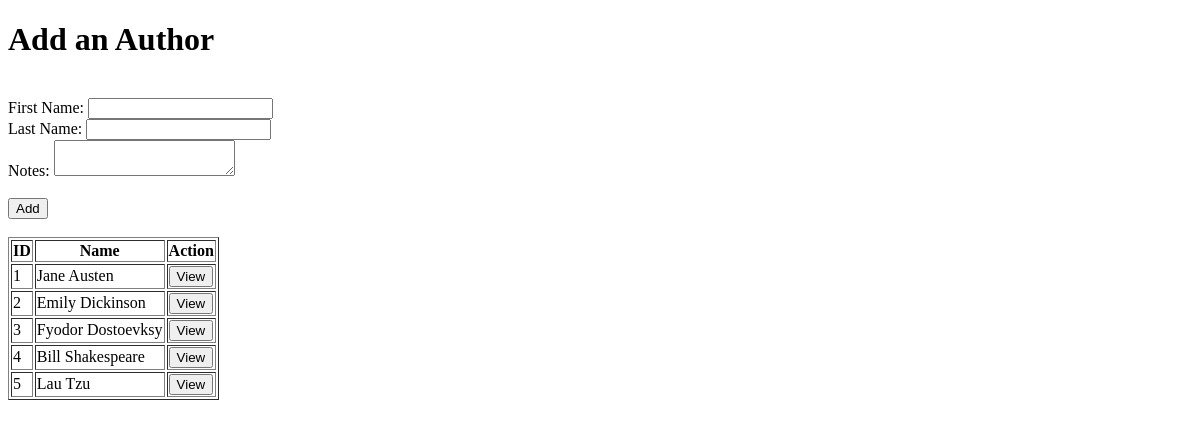
Page /authors on the earlier database version.
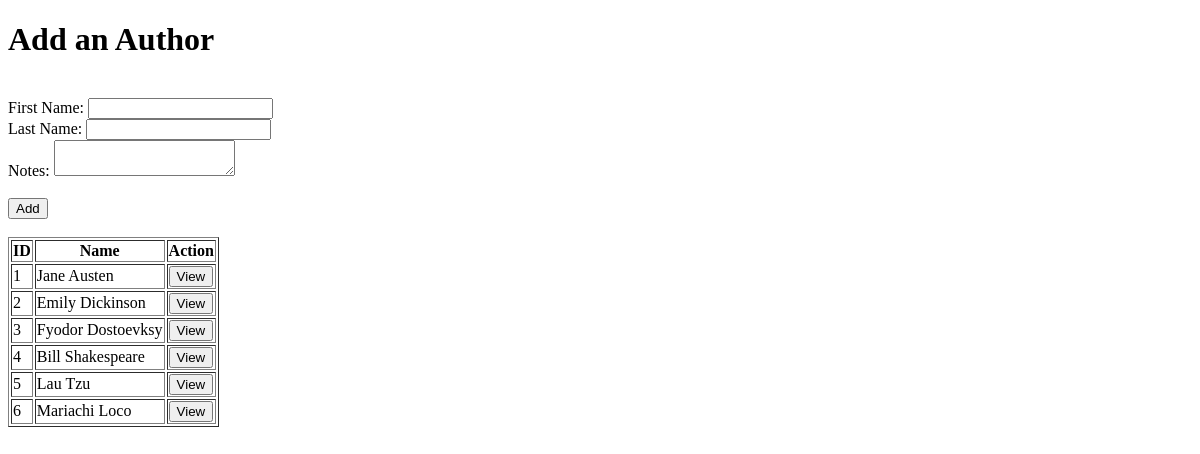
Same page on the later database version.
### books_authors_app/models.py (models this page shows)
class Authors(models.Model):
    first_name = models.CharField(max_length=255)
    last_name = models.CharField(max_length=255)
    books = models.ManyToManyField(Books, related_name="authors")
    notas = models.TextField()
    created_at = models.DateTimeField(auto_now_add=True)
    updated_at = models.DateTimeField(auto_now=True)

### books_authors_app/views.py (the view)
# urls.py: path('authors', views.add_an_author_views),
def add_an_author_views(request):
    print('\n\n*********add_an_author_views*********\n\n')
    context = {"authors": Authors.objects.all()}		# sólo se envía todos los libros
    return render(request,"author.html",context)

### books_authors_app/templates/author.html (shortened to what this page needs)
<!DOCTYPE html>
<html lang="en">
<head>
</head>
<body>
    <h1>Add an Author</h1><br>
    <form method="POST" action='/authors_agregado'>
        <label>First Name: <input type = "text" name="nombre_html" value="{{ nombre_html }}"></label><br>
        <label>Last Name: <input type = "text" name="apellido_html" value="{{ apellido_html }}"></label><br>
        <label>Notes: <textarea name="notas_html" value="{{ notas_html }}"></textarea></label><br><br>
        <button type='submit'>Add</button><br><br>
    </form>
    <table border="1">
        <thead>
            <th>ID</th>
            <th>Name</th>
            <th>Action</th>
        </thead>
        <tbody>
            {% for author in authors %}
            <tr>
                <form method="POST" action='/show_author'>
                    <td>{{author.id}}</td>
                    <td>{{author.first_name}} {{author.last_name}}</td>
                    <td>
                        <button  name="author_id" value={{author.id}} type='submit'>View</button>
                    </td>
                </form>
            </tr>
            {% endfor %}
        </tbody>
    </table>
</body>
</html>

Differences in the rows shown:
added Authors: id "6", first_name "Mariachi", last_name "Loco"
